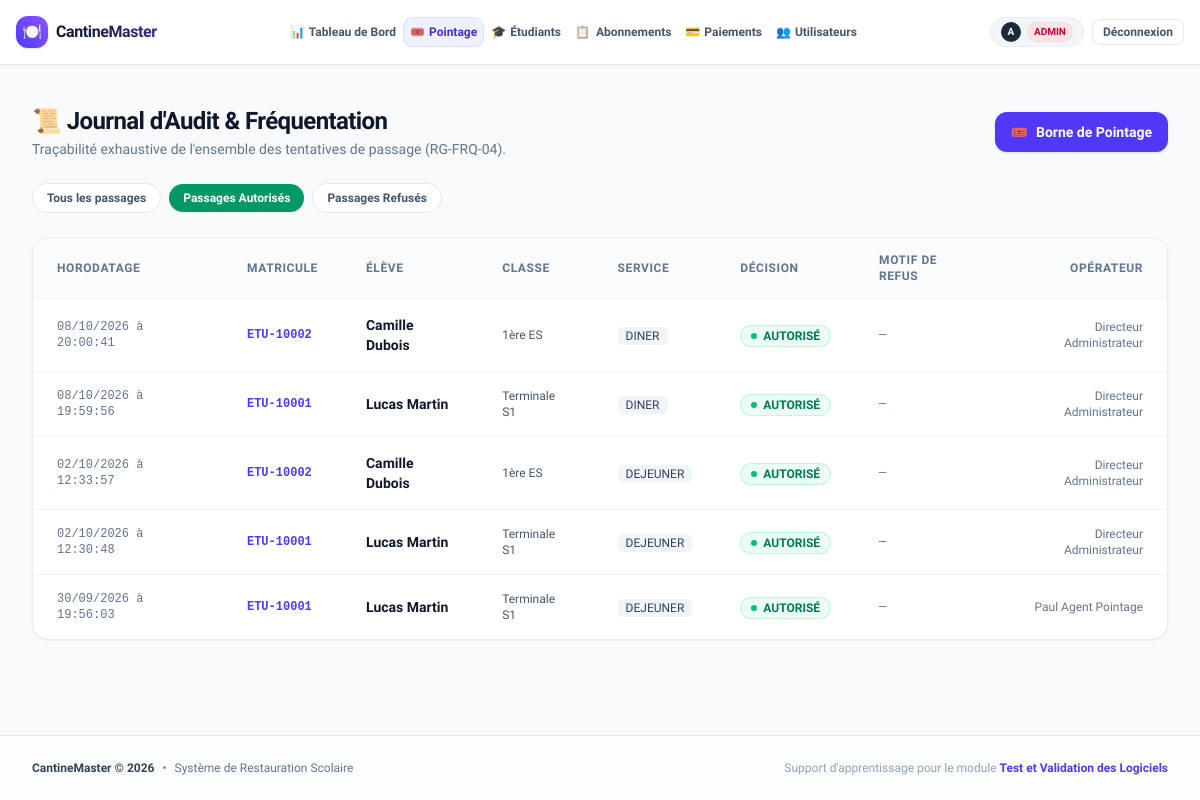
The page /attendance/history?status=AUTORISE (signed in) on the database as committed earlier.
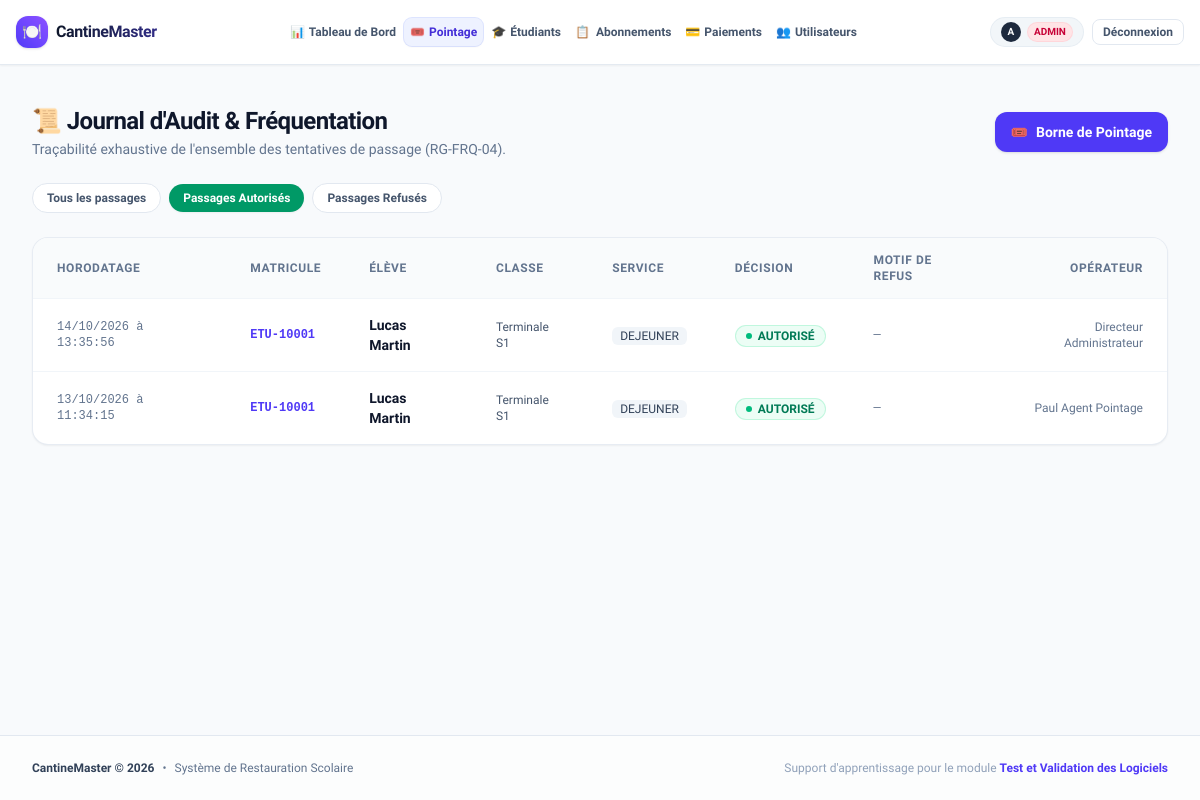
The same page on the database as committed later.
### app/models/attendance.py (models this page shows, shortened)
class AttendanceLog(db.Model):
    __tablename__ = 'attendance_logs'
    SERVICE_DEJEUNER = 'DEJEUNER'
    SERVICE_DINER = 'DINER'
    SERVICES = [SERVICE_DEJEUNER, SERVICE_DINER]
    STATUS_AUTORISE = 'AUTORISE'
    STATUS_REFUSE = 'REFUSE'
    STATUSES = [STATUS_AUTORISE, STATUS_REFUSE]
    REASON_STUDENT_INACTIVE = 'ETUDIANT_INACTIF'
    REASON_NO_SUBSCRIPTION = 'PAS_D_ABONNEMENT'
    REASON_EXPIRED = 'ABONNEMENT_EXPIRE'
    REASON_SUSPENDED = 'IMPAYE_SUSPENDU'
    REASON_SUSPENDU = 'IMPAYE_SUSPENDU'
    REASON_DAY_NOT_ALLOWED = 'JOUR_NON_AUTORISE'
    REASON_OUT_OF_HOURS = 'HORS_CRENEAU'
    REASON_ALREADY_USED = 'DEJA_CONSOMME'
    REASON_NOT_ENOUGH_MEALS = 'REPAS_EPUISE'
    REASONS = [
        REASON_STUDENT_INACTIVE,
        REASON_NO_SUBSCRIPTION,
        REASON_EXPIRED,
        REASON_SUSPENDED,
        REASON_DAY_NOT_ALLOWED,
        REASON_OUT_OF_HOURS,
        REASON_ALREADY_USED,
        REASON_NOT_ENOUGH_MEALS
    ]
    id = db.Column(db.Integer, primary_key=True)
    student_id = db.Column(db.Integer, db.ForeignKey('students.id'), nullable=False, index=True)
    timestamp = db.Column(db.DateTime, default=datetime.utcnow, nullable=False, index=True)
    service_type = db.Column(db.String(20), nullable=False, default=SERVICE_DEJEUNER)
    status = db.Column(db.String(20), nullable=False)
    refusal_reason = db.Column(db.String(50), nullable=True)
    scanned_by_user_id = db.Column(db.Integer, db.ForeignKey('users.id'), nullable=True)
    scanned_by = db.relationship('User', backref='scanned_attendances')
    @property
    def is_authorized(self):
        return self.status == self.STATUS_AUTORISE

### app/models/student.py (models this page shows, shortened)
class Student(db.Model):
    __tablename__ = 'students'
    id = db.Column(db.Integer, primary_key=True)
    matricule = db.Column(db.String(20), unique=True, nullable=False, index=True)
    first_name = db.Column(db.String(60), nullable=False)
    last_name = db.Column(db.String(60), nullable=False)
    email = db.Column(db.String(120), unique=True, nullable=False, index=True)
    phone = db.Column(db.String(20), nullable=True)
    class_name = db.Column(db.String(50), nullable=False)  # ex: 'Terminale S', 'L1 Informatique'
    is_active = db.Column(db.Boolean, default=True, nullable=False)
    created_at = db.Column(db.DateTime, default=datetime.utcnow, nullable=False)
    subscriptions = db.relationship('Subscription', backref='student', lazy='dynamic', cascade='all, delete-orphan')
    payments = db.relationship('Payment', backref='student', lazy='dynamic')
    attendances = db.relationship('AttendanceLog', backref='student', lazy='dynamic')
    @property
    def full_name(self):
        return f"{self.first_name} {self.last_name}"

### app/models/user.py (models this page shows, shortened)
class User(UserMixin, db.Model):
    __tablename__ = 'users'
    ROLE_ADMIN = 'ADMIN'
    ROLE_GESTIONNAIRE = 'GESTIONNAIRE'
    ROLE_AGENT = 'AGENT_POINTAGE'
    ROLES = [ROLE_ADMIN, ROLE_GESTIONNAIRE, ROLE_AGENT]
    id = db.Column(db.Integer, primary_key=True)
    username = db.Column(db.String(64), unique=True, nullable=False, index=True)
    email = db.Column(db.String(120), unique=True, nullable=False, index=True)
    password_hash = db.Column(db.String(256), nullable=False)
    full_name = db.Column(db.String(100), nullable=False)
    role = db.Column(db.String(30), nullable=False, default=ROLE_GESTIONNAIRE)
    is_active = db.Column(db.Boolean, default=True, nullable=False)
    created_at = db.Column(db.DateTime, default=datetime.utcnow, nullable=False)
    @property
    def is_admin(self):
        return self.role == self.ROLE_ADMIN
    @property
    def is_gestionnaire(self):
        return self.role in [self.ROLE_ADMIN, self.ROLE_GESTIONNAIRE]
    def has_role(self, *roles):
        return self.role in roles

### app/routes/attendance_routes.py (the view)
@attendance_bp.route('/history')
@login_required
@role_required(User.ROLE_ADMIN, User.ROLE_GESTIONNAIRE, User.ROLE_AGENT)
def history():
    status_filter = request.args.get('status', '').strip()
    query = AttendanceLog.query.join(Student)
    if status_filter in AttendanceLog.STATUSES:
        query = query.filter(AttendanceLog.status == status_filter)
    logs = query.order_by(AttendanceLog.timestamp.desc()).limit(100).all()
    return render_template('attendance/history.html', logs=logs, status_filter=status_filter)

### app/templates/attendance/history.html (shortened to what the changed rows need)
{% extends "base.html" %}
{% block content %}
<div class="space-y-6">
  <div class="flex flex-col sm:flex-row sm:items-center sm:justify-between gap-4">
    <div>
      <h1 class="text-2xl font-bold tracking-tight text-slate-900">📜 Journal d'Audit &amp; Fréquentation</h1>
    </div>
  </div>
  <div class="bg-white rounded-2xl border border-slate-200/80 shadow-xs overflow-hidden">
    <div class="overflow-x-auto">
      <table class="w-full text-left text-sm">
        <thead class="bg-slate-50/80 text-xs text-slate-500 font-bold uppercase tracking-wider border-b border-slate-100">
          <tr>
            <th class="px-6 py-3.5">Horodatage</th>
            <th class="px-6 py-3.5">Matricule</th>
            <th class="px-6 py-3.5">Élève</th>
            <th class="px-6 py-3.5">Classe</th>
            <th class="px-6 py-3.5">Service</th>
            <th class="px-6 py-3.5">Décision</th>
            <th class="px-6 py-3.5">Motif de Refus</th>
            <th class="px-6 py-3.5 text-right">Opérateur</th>
          </tr>
        </thead>
        <tbody class="divide-y divide-slate-100">
          {% for log in logs %}
          <tr class="hover:bg-slate-50/50 transition-colors">
            <td class="px-6 py-4 font-mono text-xs text-slate-500">
              {{ log.timestamp.strftime('%d/%m/%Y à %H:%M:%S') }}
            </td>
            <td class="px-6 py-4 font-mono font-bold text-xs text-indigo-600">
              {{ log.student.matricule }}
            </td>
            <td class="px-6 py-4">
              <a href="{{ url_for('students.student_detail', student_id=log.student_id) }}" class="font-bold text-slate-900 hover:text-indigo-600 transition-colors">
                {{ log.student.full_name }}
              </a>
            </td>
            <td class="px-6 py-4 text-xs text-slate-600">{{ log.student.class_name }}</td>
            <td class="px-6 py-4">
              <span class="px-2 py-0.5 rounded-md bg-slate-100 text-slate-700 text-xs font-medium">
                {{ log.service_type }}
              </span>
            </td>
            <td class="px-6 py-4">
              {% if log.is_authorized %}
                <span class="inline-flex items-center gap-1.5 px-2.5 py-0.5 rounded-full text-xs font-bold bg-emerald-50 text-emerald-700 border border-emerald-200/60">
                  <span class="w-1.5 h-1.5 rounded-full bg-emerald-500"></span>
                  AUTORISÉ
                </span>
              {% else %}
                <span class="inline-flex items-center gap-1.5 px-2.5 py-0.5 rounded-full text-xs font-bold bg-rose-50 text-rose-700 border border-rose-200/60">
                  <span class="w-1.5 h-1.5 rounded-full bg-rose-500"></span>
                  REFUSÉ
                </span>
              {% endif %}
            </td>
            <td class="px-6 py-4 font-mono text-xs text-slate-500">
              {{ log.refusal_reason or '—' }}
            </td>
            <td class="px-6 py-4 text-right text-xs text-slate-500 font-medium">
              {{ log.scanned_by.full_name if log.scanned_by else 'Borne Automatique' }}
            </td>
          </tr>
          {% else %}
          <tr>
            <td colspan="8" class="px-6 py-12 text-center text-sm text-slate-400">
              Aucun historique de pointage disponible.
            </td>
          </tr>
          {% endfor %}
        </tbody>
      </table>
    </div>
  </div>
</div>
{% endblock %}

Rows that differ between the two databases and show on the page:
removed AttendanceLog: timestamp "08/10/2026 à 20:00:41", student.matricule "ETU-10002", student.full_name "Camille Dubois", student.class_name "1ère ES", service_type "DINER", status "AUTORISE" (drawn), refusal_reason "—", scanned_by "Directeur Administrateur"
removed AttendanceLog: timestamp "08/10/2026 à 19:59:56", student.matricule "ETU-10001", student.full_name "Lucas Martin", student.class_name "Terminale S1", service_type "DINER", status "AUTORISE" (drawn), refusal_reason "—", scanned_by "Directeur Administrateur"
removed AttendanceLog: timestamp "02/10/2026 à 12:33:57", student.matricule "ETU-10002", student.full_name "Camille Dubois", student.class_name "1ère ES", service_type "DEJEUNER", status "AUTORISE" (drawn), refusal_reason "—", scanned_by "Directeur Administrateur"
no longer on this page (row edited): AttendanceLog: timestamp "02/10/2026 à 12:30:48", student.matricule "ETU-10001", student.full_name "Lucas Martin", student.class_name "Terminale S1", service_type "DEJEUNER", status "AUTORISE" (drawn), refusal_reason "—", scanned_by "Directeur Administrateur"
now on this page (row edited): AttendanceLog: timestamp "14/10/2026 à 13:35:56", student.matricule "ETU-10001", student.full_name "Lucas Martin", student.class_name "Terminale S1", service_type "DEJEUNER", status "AUTORISE" (drawn), refusal_reason "—", scanned_by "Directeur Administrateur"
changed AttendanceLog "Paul Agent Pointage": timestamp "30/09/2026 à 19:56:03" → "13/10/2026 à 11:34:15"
